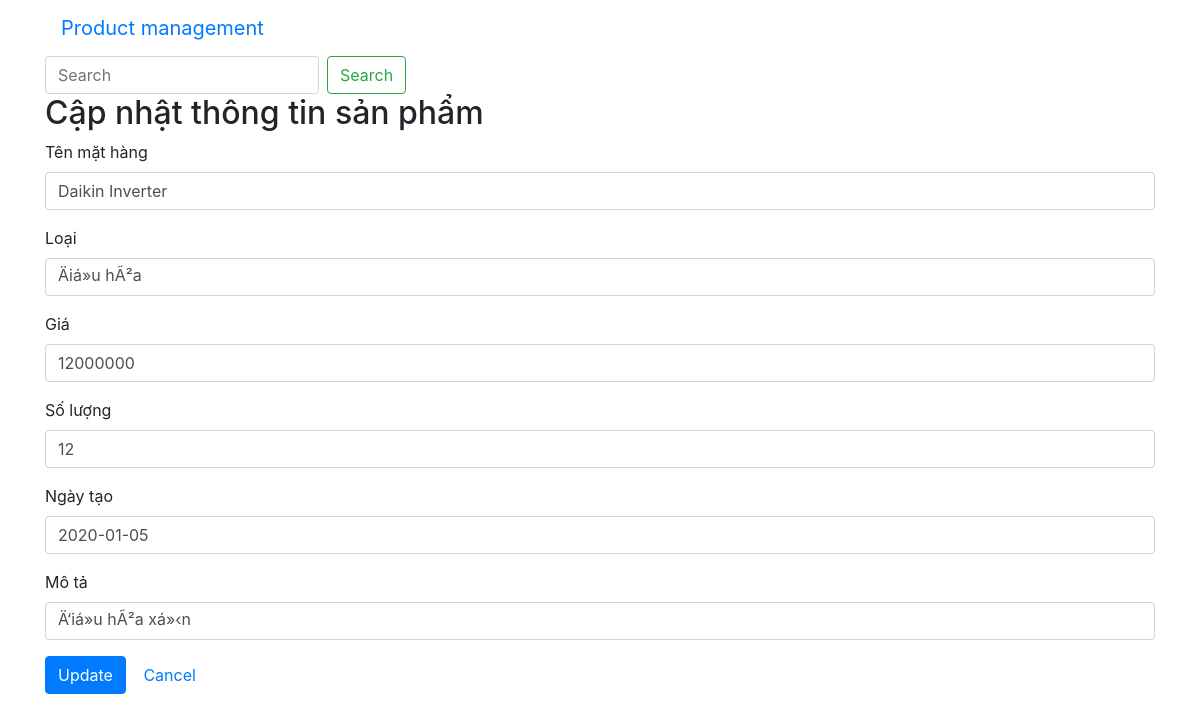
Screenshot of /php-management-customer-mvc/index.php?page=edit&product_code=4 with the database file from the repository.
### tables this page shows
CREATE TABLE `products` (
  `product_code` int(11) NOT NULL,
  `product_name` varchar(255) DEFAULT NULL,
  `type_of_product` varchar(255) DEFAULT NULL,
  `price` int(11) DEFAULT NULL,
  `number` int(11) DEFAULT NULL,
  `create_date` date DEFAULT NULL,
  `description` varchar(255) DEFAULT NULL
);

### php-management-customer-mvc/model/DBConnection.php (called while the page is built, shortened)
<?php
class DBConnection
{
    public $dsn;
    public $user;
    public $password;
    public function __construct($dsn, $user, $password)
    {
        $this->dsn = $dsn;
        $this->password = $password;
        $this->user = $user;
    }
    public function connect()
    {
        return new PDO($this->dsn, $this->user, $this->password);
    }
}

### php-management-customer-mvc/model/ProductDB.php (called while the page is built, shortened)
<?php
class ProductDB
{
    public $connection;
    public function __construct($connection)
    {
        $this->connection = $connection;
    }
    public function get($product_code){
        $sql = "SELECT * FROM products WHERE product_code = ?";
        $statement = $this->connection->prepare($sql);
        $statement->bindParam(1, $product_code);
        $statement->execute();
        $row = $statement->fetch();
        $product = new Product($row['product_name'], $row['type_of_product'], $row['price'],$row['number'],$row['create_date'],$row['description']);
        $product->product_code = $row['product_code'];
        return $product;
    }
}

### php-management-customer-mvc/model/Product.php (called while the page is built, shortened)
<?php
class Product
{
    public function __construct($product_name,$type_of_product,$price,$number,$create_date,$description)
    {
        $this->product_name = $product_name;
        $this->type_of_product = $type_of_product;
        $this->price = $price;
        $this->number = $number;
        $this->create_date = $create_date;
        $this->description = $description;
    }
}

### php-management-customer-mvc/view/edit.php (the view, shortened to what this page needs)
<h2>Cập nhật thông tin sản phẩm </h2>
<form method="post" action="./index.php?page=edit">
    <div class="form-group">
        <label>Tên mặt hàng</label>
        <input type="text" name="product_name" value="<?php echo $product->product_name; ?>" class="form-control"/>
    </div>
    <div class="form-group">
        <label>Loại</label>
        <input type="text" name="type_of_product" value="<?php echo $product->type_of_product; ?>" class="form-control"/>
    </div>
    <div class="form-group">
        <label>Giá</label>
        <input type="text" name="price" value="<?php echo $product->price; ?>" class="form-control"/>
    </div>
    <div class="form-group">
        <label>Số lượng</label>
        <input type="text" name="number" value="<?php echo $product->number; ?>" class="form-control"/>
    </div>
    <div class="form-group">
        <label>Ngày tạo</label>
        <input type="text" name="create_date" value="<?php echo $product->create_date; ?>" class="form-control"/>
    </div>
    <div class="form-group">
        <label>Mô tả</label>
        <input type="text" name="description" value="<?php echo $product->description; ?>" class="form-control"/>
    </div>
    <div class="form-group">
        <input type="submit" value="Update" class="btn btn-primary"/>
        <a href="index.php" class="btn btn-default">Cancel</a>
    </div>
</form>

### rows the page displays
products: product_name "Daikin Inverter", type_of_product "Äiá»u hÃ²a", price "12000000", number "12", create_date "2020-01-05", description "Ä‘iá»u hÃ²a xá»‹n"
